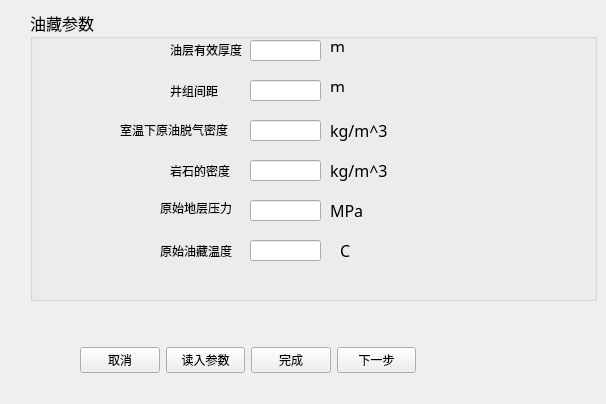
<?xml version="1.0" encoding="UTF-8"?>
<ui version="4.0">
 <class>Widget_Oil_pool_paras</class>
 <widget class="QWidget" name="Widget_Oil_pool_paras">
  <property name="geometry">
   <rect>
    <x>0</x>
    <y>0</y>
    <width>606</width>
    <height>404</height>
   </rect>
  </property>
  <property name="windowTitle">
   <string>基础参数1</string>
  </property>
  <widget class="QGroupBox" name="groupBox_Oil_pool_paras">
   <property name="geometry">
    <rect>
     <x>30</x>
     <y>10</y>
     <width>567</width>
     <height>291</height>
    </rect>
   </property>
   <property name="font">
    <font>
     <family>宋体</family>
     <pointsize>12</pointsize>
    </font>
   </property>
   <property name="title">
    <string>油藏参数</string>
   </property>
   <widget class="QLineEdit" name="lineEdit_para_oil_layer_H">
    <property name="geometry">
     <rect>
      <x>220</x>
      <y>30</y>
      <width>71</width>
      <height>21</height>
     </rect>
    </property>
    <property name="statusTip">
     <string>油层有效厚度</string>
    </property>
    <property name="dragEnabled">
     <bool>false</bool>
    </property>
    <property name="readOnly">
     <bool>false</bool>
    </property>
   </widget>
   <widget class="QLabel" name="label">
    <property name="geometry">
     <rect>
      <x>140</x>
      <y>30</y>
      <width>81</width>
      <height>20</height>
     </rect>
    </property>
    <property name="font">
     <font>
      <family>SimSun-ExtB</family>
      <pointsize>9</pointsize>
     </font>
    </property>
    <property name="text">
     <string>油层有效厚度</string>
    </property>
   </widget>
   <widget class="QLabel" name="label_2">
    <property name="geometry">
     <rect>
      <x>300</x>
      <y>30</y>
      <width>54</width>
      <height>12</height>
     </rect>
    </property>
    <property name="text">
     <string>m</string>
    </property>
   </widget>
   <widget class="QLabel" name="label_11">
    <property name="geometry">
     <rect>
      <x>300</x>
      <y>70</y>
      <width>54</width>
      <height>12</height>
     </rect>
    </property>
    <property name="text">
     <string>m</string>
    </property>
   </widget>
   <widget class="QLineEdit" name="lineEdit_para_well_space_W">
    <property name="geometry">
     <rect>
      <x>220</x>
      <y>70</y>
      <width>71</width>
      <height>21</height>
     </rect>
    </property>
   </widget>
   <widget class="QLabel" name="label_12">
    <property name="geometry">
     <rect>
      <x>140</x>
      <y>70</y>
      <width>51</width>
      <height>21</height>
     </rect>
    </property>
    <property name="font">
     <font>
      <family>SimSun-ExtB</family>
      <pointsize>9</pointsize>
     </font>
    </property>
    <property name="text">
     <string>井组间距</string>
    </property>
   </widget>
   <widget class="QLabel" name="label_9">
    <property name="geometry">
     <rect>
      <x>300</x>
      <y>110</y>
      <width>71</width>
      <height>21</height>
     </rect>
    </property>
    <property name="text">
     <string>kg/m^3</string>
    </property>
   </widget>
   <widget class="QLabel" name="label_10">
    <property name="geometry">
     <rect>
      <x>90</x>
      <y>110</y>
      <width>121</width>
      <height>20</height>
     </rect>
    </property>
    <property name="font">
     <font>
      <family>SimSun-ExtB</family>
      <pointsize>9</pointsize>
     </font>
    </property>
    <property name="text">
     <string>室温下原油脱气密度</string>
    </property>
   </widget>
   <widget class="QLineEdit" name="lineEdit_para_Roi">
    <property name="geometry">
     <rect>
      <x>220</x>
      <y>110</y>
      <width>71</width>
      <height>21</height>
     </rect>
    </property>
   </widget>
   <widget class="QLineEdit" name="lineEdit_para_Rr">
    <property name="geometry">
     <rect>
      <x>220</x>
      <y>150</y>
      <width>71</width>
      <height>21</height>
     </rect>
    </property>
   </widget>
   <widget class="QLabel" name="label_13">
    <property name="geometry">
     <rect>
      <x>140</x>
      <y>150</y>
      <width>71</width>
      <height>21</height>
     </rect>
    </property>
    <property name="font">
     <font>
      <family>SimSun-ExtB</family>
      <pointsize>9</pointsize>
     </font>
    </property>
    <property name="text">
     <string>岩石的密度</string>
    </property>
   </widget>
   <widget class="QLabel" name="label_14">
    <property name="geometry">
     <rect>
      <x>300</x>
      <y>150</y>
      <width>71</width>
      <height>21</height>
     </rect>
    </property>
    <property name="text">
     <string>kg/m^3</string>
    </property>
   </widget>
   <widget class="QLineEdit" name="lineEdit_para_P_r">
    <property name="geometry">
     <rect>
      <x>220</x>
      <y>190</y>
      <width>71</width>
      <height>21</height>
     </rect>
    </property>
   </widget>
   <widget class="QLabel" name="label_15">
    <property name="geometry">
     <rect>
      <x>130</x>
      <y>190</y>
      <width>81</width>
      <height>16</height>
     </rect>
    </property>
    <property name="font">
     <font>
      <family>SimSun-ExtB</family>
      <pointsize>9</pointsize>
     </font>
    </property>
    <property name="text">
     <string>原始地层压力</string>
    </property>
   </widget>
   <widget class="QLabel" name="label_16">
    <property name="geometry">
     <rect>
      <x>300</x>
      <y>190</y>
      <width>71</width>
      <height>21</height>
     </rect>
    </property>
    <property name="text">
     <string>MPa</string>
    </property>
   </widget>
   <widget class="QLineEdit" name="lineEdit_para_T_r">
    <property name="geometry">
     <rect>
      <x>220</x>
      <y>230</y>
      <width>71</width>
      <height>21</height>
     </rect>
    </property>
   </widget>
   <widget class="QLabel" name="label_17">
    <property name="geometry">
     <rect>
      <x>130</x>
      <y>230</y>
      <width>81</width>
      <height>21</height>
     </rect>
    </property>
    <property name="font">
     <font>
      <family>SimSun-ExtB</family>
      <pointsize>9</pointsize>
     </font>
    </property>
    <property name="text">
     <string>原始油藏温度</string>
    </property>
   </widget>
   <widget class="QLabel" name="label_18">
    <property name="geometry">
     <rect>
      <x>310</x>
      <y>230</y>
      <width>71</width>
      <height>21</height>
     </rect>
    </property>
    <property name="text">
     <string>C</string>
    </property>
   </widget>
  </widget>
  <widget class="QWidget" name="widget" native="true">
   <property name="geometry">
    <rect>
     <x>80</x>
     <y>340</y>
     <width>336</width>
     <height>41</height>
    </rect>
   </property>
   <layout class="QHBoxLayout" name="horizontalLayout">
    <item>
     <widget class="QPushButton" name="pushButton_oil_para_cancel">
      <property name="text">
       <string>取消</string>
      </property>
     </widget>
    </item>
    <item>
     <widget class="QPushButton" name="pushButton_oil_para_load">
      <property name="text">
       <string>读入参数</string>
      </property>
     </widget>
    </item>
    <item>
     <widget class="QPushButton" name="pushButton_oil_para_finish">
      <property name="text">
       <string>完成</string>
      </property>
     </widget>
    </item>
    <item>
     <widget class="QPushButton" name="pushButton_oil_para_next">
      <property name="text">
       <string>下一步</string>
      </property>
     </widget>
    </item>
   </layout>
  </widget>
 </widget>
 <resources/>
 <connections/>
</ui>
